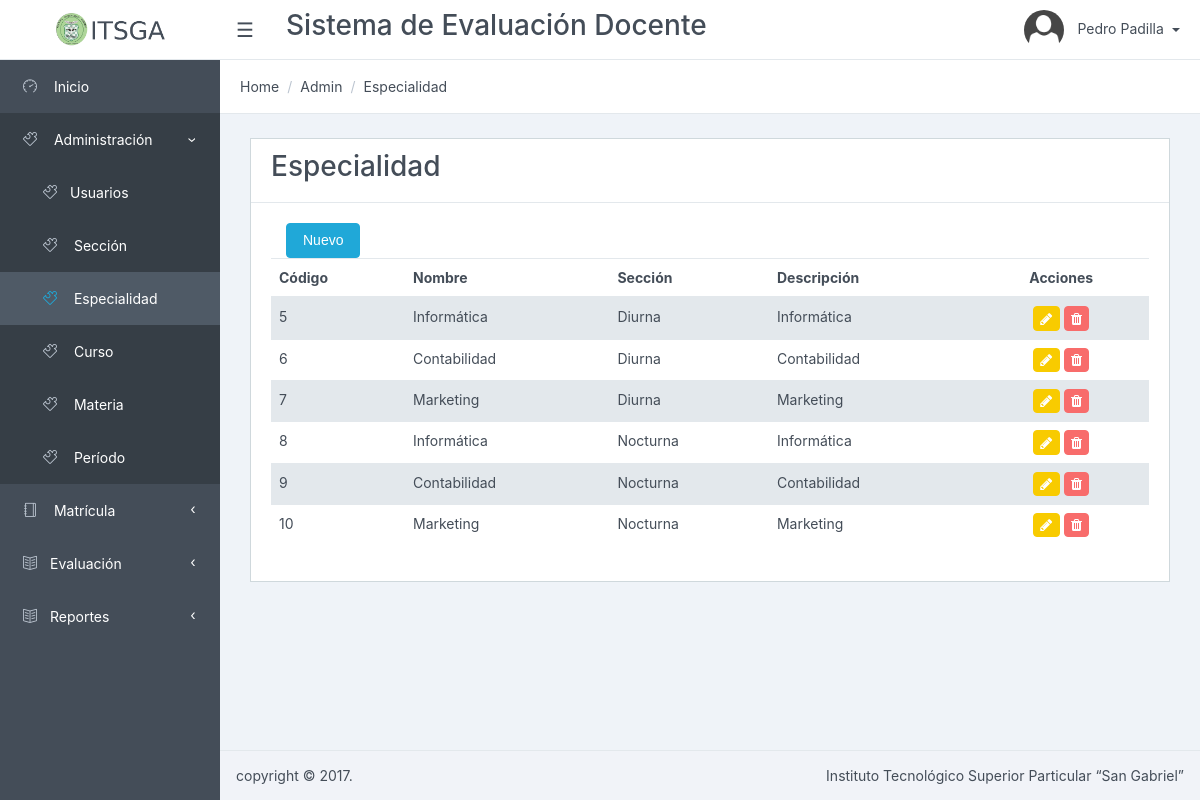
/Especialidad/listar/ (signed in), run on an earlier commit of the app's database.
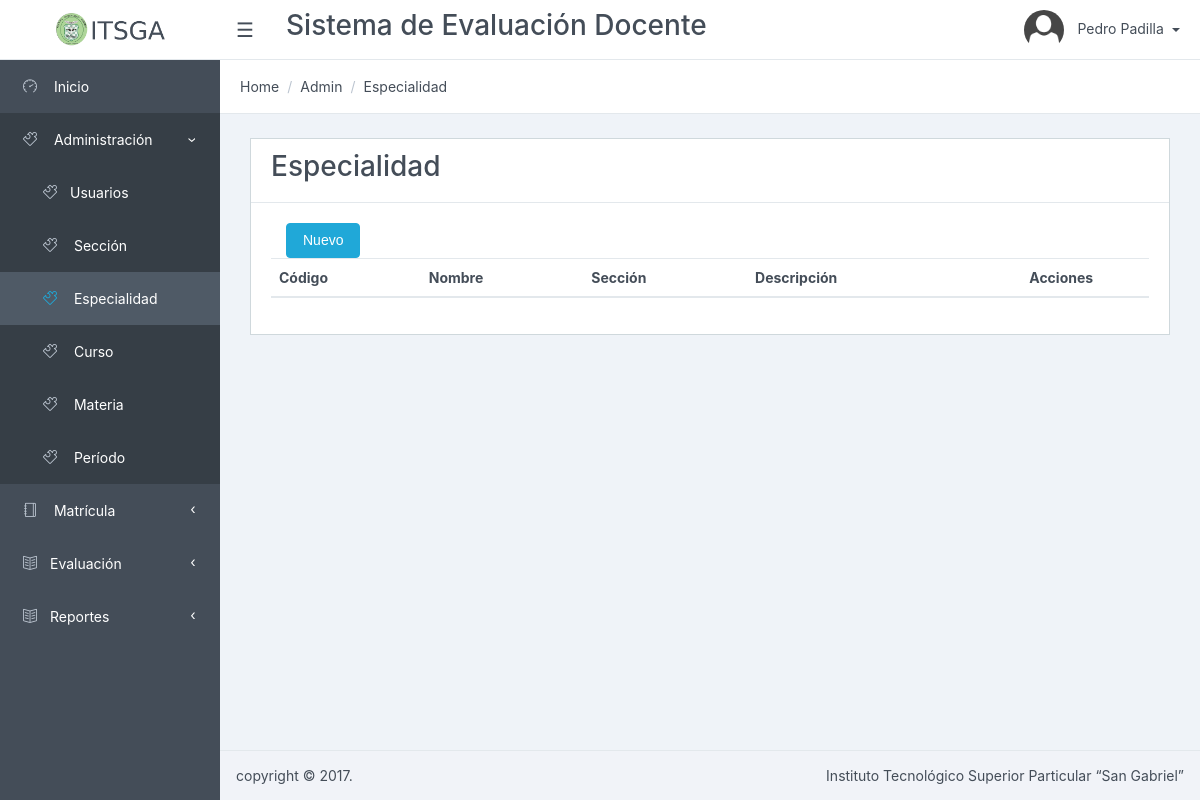
And on a later commit of the database.
### tables this page shows
CREATE TABLE `especialidad` (
  `especialidad_id` int(11) NOT NULL AUTO_INCREMENT,
  `nombre` varchar(256) NOT NULL,
  `seccion_id` int(11) NOT NULL,
  `descripcion` varchar(512) DEFAULT NULL,
  `estado` tinyint(1) DEFAULT '1',
  PRIMARY KEY (`especialidad_id`),
  KEY `fk_especialidad_seccion1` (`seccion_id`),
  CONSTRAINT `fk_especialidad_seccion1` FOREIGN KEY (`seccion_id`) REFERENCES `seccion` (`seccion_id`) ON DELETE NO ACTION ON UPDATE NO ACTION
);

CREATE TABLE `seccion` (
  `seccion_id` int(11) NOT NULL AUTO_INCREMENT,
  `nombre` varchar(256) NOT NULL,
  `descripcion` varchar(512) DEFAULT NULL,
  `estado` tinyint(1) NOT NULL DEFAULT '1',
  PRIMARY KEY (`seccion_id`)
);

### app/controllers/EspecialidadController.php (called while the page is built, shortened)
<?php
require_once (PATH_MODELS . "/EspecialidadModel.php");
class EspecialidadController {
	public function listar() {
		$model = new EspecialidadModel();
		$datos = $model->getlistadoEspecialidad();
		require_once PATH_VIEWS."/Especialidad/view.list.php";
	}
}

### index.php (called while the page is built, shortened)
<?php
if(isset($_GET['action'])){
	$redirect = ($_GET['action']!='')?$_GET['action']:"listar";
}
$controller = new $controllerName();
$controller->$redirect();
?>

### public/views/Especialidad/index.php (called while the page is built, shortened)
<?php
require_once("../../../index.php");
?>

### app/models/EspecialidadModel.php (called while the page is built, shortened)
<?php
require_once(PATH_MODELS."/BaseModel.php");
class EspecialidadModel {
	public function getlistadoEspecialidad(){
		$model = new BaseModel();
		$sql = "select especialidad.*, especialidad.especialidad_id as id,seccion.nombre as seccion
				from especialidad
				inner join seccion on especialidad.seccion_id = seccion.seccion_id
				where especialidad.estado = 1";
		return $model->execSql($sql, array(),true);
	}
}

### app/models/BaseModel.php (called while the page is built, shortened)
<?php
class BaseModel {
	private $pdo;
	private function openConexion() {
		try {
			$this->pdo = new PDO ( 'mysql:host=' . HOSTNAME_DATABASE . ';dbname=' . DATABASE . ';charset=utf8', USERNAME, PASSWORD );
			$this->pdo->setAttribute ( PDO::ATTR_ERRMODE, PDO::ERRMODE_EXCEPTION );
		} catch ( Exception $e ) {
			die ( $e->getMessage () );
		}
	}
	private function closeConexion() {
		$this->pdo = null;
	}
	public function execSql($sql, $parameters, $list = false, $obtainId = false) {
		try {
			$stm = $this->pdo->prepare ( $sql );
			$stm->execute ( $parameters );
			if ($obtainId) {
				$result = $this->pdo->lastInsertId ();
			} else {
				if ($list) {
					$result = $stm->fetchAll ( PDO::FETCH_OBJ );
				} else {
					$result = $stm->fetch ( PDO::FETCH_OBJ );
				}
			}
		} catch ( Exception $e ) {
			die ( $e->getMessage () );
		}
		return $result;
	}
}

### public/views/Especialidad/view.list.php (the view, shortened to what this page needs)
<?php $title = "Especialidad";?>
<?php include_once PATH_TEMPLATE.'/header.php';?>
<div class="card">
<div class="card-header">
    	<h3>Especialidad</h3>
</div>
<div class="card-block">
	<div class="col-lg-12">
		<button type="button" data-id="0" class="btn btn-primary" data-toggle="modal" data-target="#myModal">
          Nuevo
         </button>
	</div>
	<table class="table table-striped" id="dataTables-example" >
    <thead>
	    <tr>
	    	<th>Código</th>
	    	<th>Nombre</th>
	    	<th>Sección</th>
	    	<th>Descripción</th>
		    <th style="text-align: center; width: 20%">Acciones</th>
	    </tr>
    </thead>
    <tbody>
    	<?php foreach ($datos as $item) {
    		echo "<tr><td>".$item->id."</td>";
    		echo "<td>".$item->nombre."</td>";
    		echo "<td>".$item->seccion."</td>";
    		echo "<td>".$item->descripcion."</td>";
    		echo "<td align='center'><a href='#' class='btn btn-warning btn-sm' data-id='".$item->id."' data-toggle='modal' data-target='#myModal' title='Editar' ><i class='fa fa-pencil'></i></a>
					  <a href='javascript:if(confirm(\"Est\u00e1 seguro que desea eliminar el elemento seleccionado?\")){redirect(".$item->id.");}' class='btn btn-danger btn-sm' title='Eliminar'><i class='fa fa-trash'></i></a></td>";
    	}?>
    </tbody>
    </table>
</div>
</div>
<?php include_once PATH_TEMPLATE.'/footer.php';?>
<link href="<?php echo PATH_CSS; ?>/dataTables.bootstrap.css" rel="stylesheet">
<link href="<?php echo PATH_CSS; ?>/bootstrapValidator.min.css" rel="stylesheet">
</body>
</html>

### public/template/header.php (shortened to what this page needs)
<!DOCTYPE html>
<html lang="en">
<head>
    <link href="<?php echo PATH_CSS; ?>/font-awesome.min.css" rel="stylesheet">
    <link href="<?php echo PATH_CSS; ?>/simple-line-icons.css" rel="stylesheet">
     <link href="<?php echo PATH_CSS; ?>/style.css" rel="stylesheet">
</head>
<body class="app header-fixed sidebar-fixed aside-menu-fixed aside-menu-hidden">
    <header class="app-header navbar">
        <a class="navbar-brand" href="#"></a>
        <ul class="nav navbar-nav d-md-down-none">
            <li class="nav-item">
                <a class="nav-link navbar-toggler sidebar-toggler" href="#">☰</a>
            </li>
            <li class="nav-item px-3">
                <h3>Sistema de Evaluaci&oacute;n Docente</h3>
            </li>
        </ul>
        <ul class="nav navbar-nav ml-auto" style="padding-right: 20px;">
            <li class="nav-item dropdown">
                <a class="nav-link dropdown-toggle nav-link" data-toggle="dropdown" href="#" role="button" aria-haspopup="true" aria-expanded="false">
                    <img src="<?php echo PATH_IMAGES; ?>/avatars/avatar.png" class="img-avatar" alt="admin@bootstrapmaster.com">
                    <span class="d-md-down-none"><?php echo $_SESSION['SESSION_USER']->nombres." ".$_SESSION['SESSION_USER']->apellidos; ?></span>
                </a>
            </li>
        </ul>
    </header>
    <div class="app-body">
        <div class="sidebar">
            <nav class="sidebar-nav">
                <ul class="nav">
                    <li class="nav-item">
                        <a class="nav-link" href="../../Seguridad/inicio/"><i class="icon-speedometer"></i> Inicio </a>
                    </li>
                     <?php if($_SESSION['SESSION_USER']->tipo_usuario_id ==1):?>
                    <li class="nav-item nav-dropdown">
                        <a class="nav-link nav-dropdown-toggle" href="#"><i class="icon-puzzle"></i> Administraci&oacute;n</a>
                        <ul class="nav-dropdown-items">
                            <li class="nav-item">
                                <a class="nav-link tab-link" href="../../Usuario/listar/"><i class="icon-puzzle"></i>Usuarios</a>
                            </li>
                            <li class="nav-item">
                                <a class="nav-link tab-link" href="../../Seccion/listar/"><i class="icon-puzzle"></i> Secci&oacute;n</a>
                            </li>
                            <li class="nav-item">
                                <a class="nav-link tab-link" href="../../Especialidad/listar/"><i class="icon-puzzle"></i> Especialidad</a>
                            </li>
                            <li class="nav-item">
                                <a class="nav-link tab-link" href="../../Curso/listar/"><i class="icon-puzzle"></i> Curso</a>
                            </li>
                            <li class="nav-item">
                                <a class="nav-link tab-link" href="../../Materia/listar/"><i class="icon-puzzle"></i> Materia</a>
                            </li>
                            <li class="nav-item">
                                <a class="nav-link tab-link" href="../../Periodo/listar/"><i class="icon-puzzle"></i> Per&iacute;odo</a>
                            </li>
                        </ul>
                    </li>
                    <li class="nav-item nav-dropdown">
                        <a class="nav-link nav-dropdown-toggle" href="#"><i class="icon-notebook"></i> Matr&iacute;cula</a>
                    </li>
                    <li class="nav-item nav-dropdown">
                        <a class="nav-link nav-dropdown-toggle" href="#"><i class="icon-book-open"></i>Evaluaci&oacute;n</a>
                    </li>
                    <li class="nav-item nav-dropdown">
                        <a class="nav-link nav-dropdown-toggle" href="#"><i class="icon-book-open"></i>Reportes</a>
                    </li>
                <?php endif; ?>
                </ul>
            </nav>
        </div>
        <main class="main">
            <ol class="breadcrumb">
                <li class="breadcrumb-item">Home</li>
                <li class="breadcrumb-item">Admin</li>
                <li class="breadcrumb-item"><?php echo $title; ?></li>
            </ol>
			<div class="container-fluid">

### public/template/footer.php (shortened to what this page needs)
</div>
</main>
</div>
    <footer class="app-footer">
        copyright © 2017.
        <span class="float-right">Instituto Tecnológico Superior Particular “San Gabriel”
        </span>
    </footer>
</body>
</html>

What changed in the data, as far as the page shows it:
removed especialidad: especialidad_id "5", nombre "Informática", seccion.nombre "Diurna", descripcion "Informática"
removed especialidad: especialidad_id "6", nombre "Contabilidad", seccion.nombre "Diurna", descripcion "Contabilidad"
removed especialidad: especialidad_id "7", nombre "Marketing", seccion.nombre "Diurna", descripcion "Marketing"
removed especialidad: especialidad_id "8", nombre "Informática", seccion.nombre "Nocturna", descripcion "Informática"
removed especialidad: especialidad_id "9", nombre "Contabilidad", seccion.nombre "Nocturna", descripcion "Contabilidad"
removed especialidad: especialidad_id "10", nombre "Marketing", seccion.nombre "Nocturna", descripcion "Marketing"
